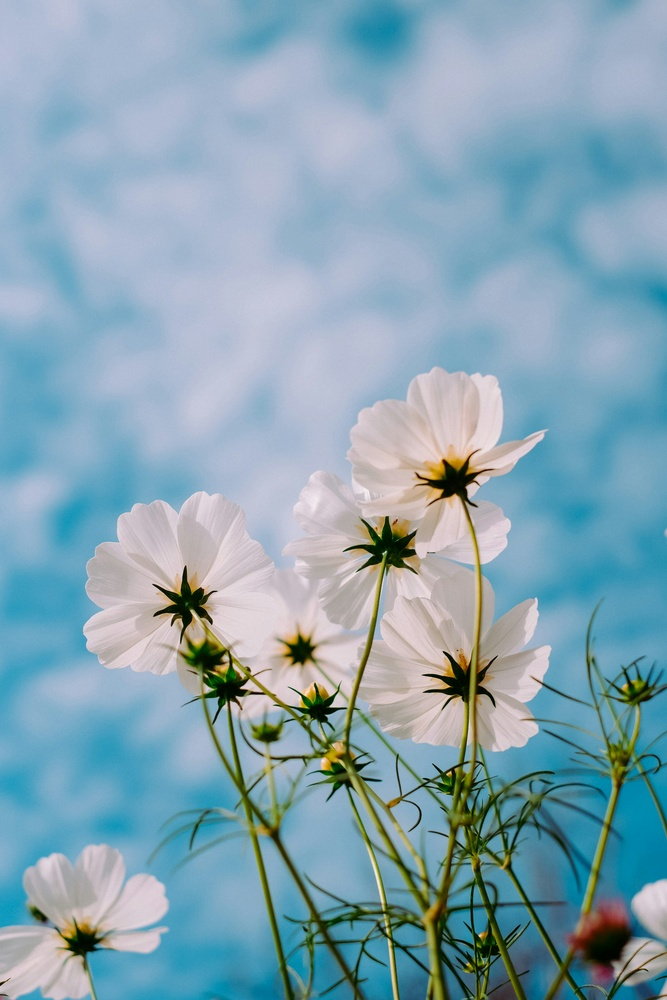
%> input picture DIP/DIP_Lab_406/Lab/353_lab_03/Lab-03_MATLAB/flower.jpeg, 667 x 1000 px, shrunk from 3000 x 4500 before the run
$ octave HistogramEqualization.m   (GNU Octave 9; MATLAB toolbox functions it lacks are replaced by stand-ins)
%> lines starting %> are read from the running program, lines starting %| are printed output that depends on the picture
% MATLAB code for histogram equalization

% Read the input image (grayscale)
input_image = imread('flower.jpeg'); % Replace 'your_image.jpg' with the actual image file
%> input_image is the input picture: size 1000x667x3 uint8; mean R, G, B 134.1, 164.7, 179.1

% Convert to grayscale if it is an RGB image
if size(input_image, 3) == 3
    input_image = rgb2gray(input_image);
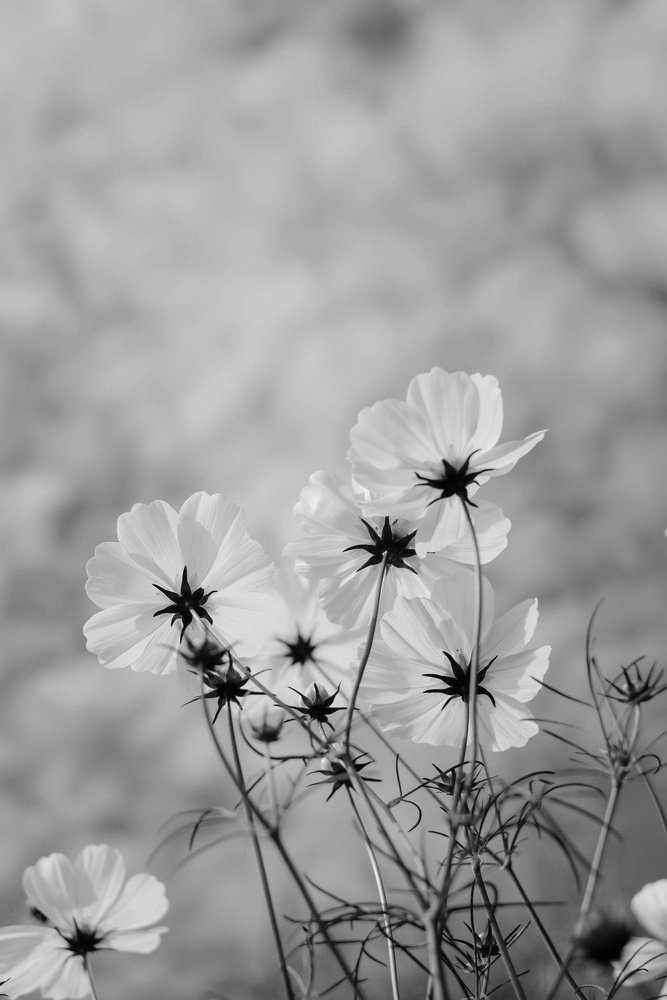
%> input_image: size 1000x667 uint8; min 1, max 243, mean 157.2
end

% Display the original image
figure;
subplot(2, 2, 1);
imshow(input_image);
title('Input Image');

% Plot the histogram of the original image
subplot(2, 2, 2);
imhist(input_image);
title('Histogram of Input Image');

% Perform histogram equalization
equalized_image = histeq(input_image);
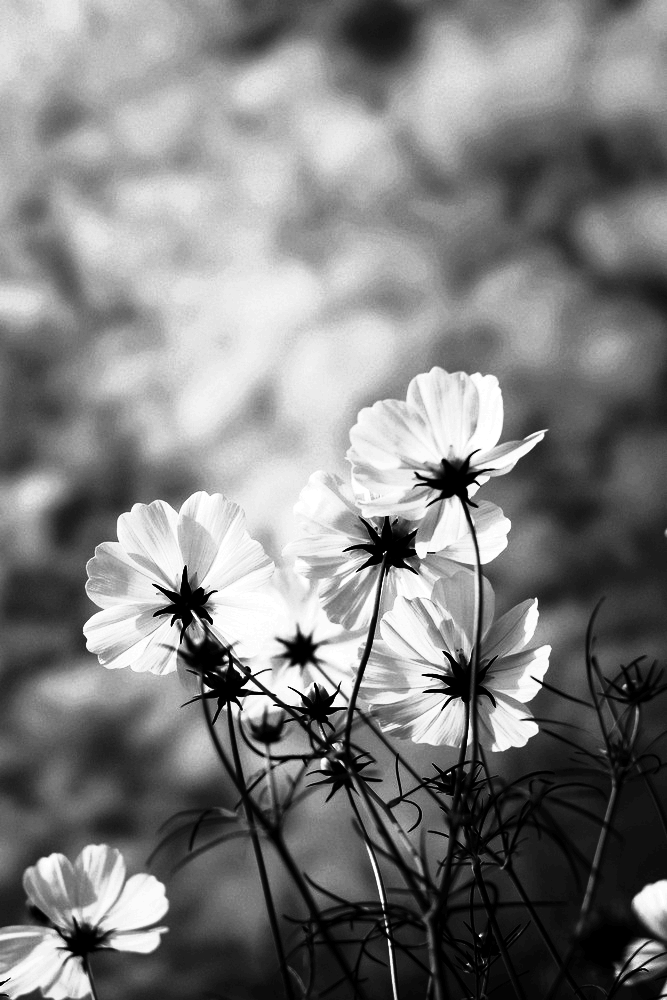
%> equalized_image: size 1000x667 uint8; min 0, max 255, mean 126.9

% Display the histogram-equalized image
subplot(2, 2, 3);
imshow(equalized_image);
title('Histogram-Equalized Image');

% Plot the histogram of the equalized image
subplot(2, 2, 4);
imhist(equalized_image);
title('Histogram of Equalized Image');
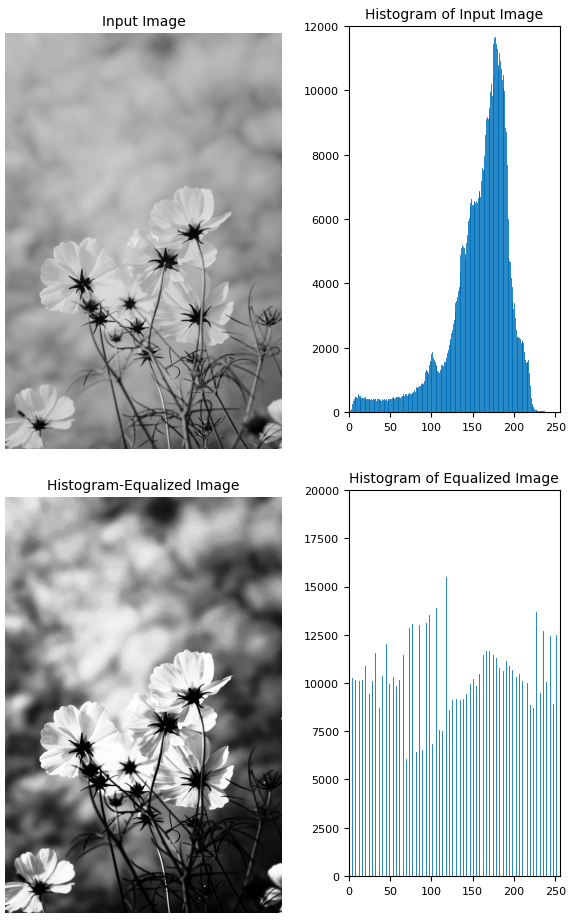
%> figure redrawn from the program's plot data, 4 panels

$ run again, with DIP/DIP_Lab_406/Lab/353_lab_03/Lab-03_MATLAB/nature.jpeg copied over DIP/DIP_Lab_406/Lab/353_lab_03/Lab-03_MATLAB/flower.jpeg
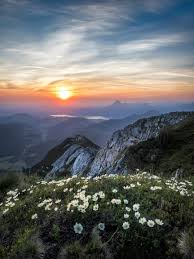
%> input picture DIP/DIP_Lab_406/Lab/353_lab_03/Lab-03_MATLAB/nature.jpeg, 194 x 259 px
%> input_image is the input picture: size 259x194x3 uint8; mean R, G, B 101.1, 103.3, 104.3
%> input_image: size 259x194 uint8
%> `equalized_image = histeq(input_image);`:
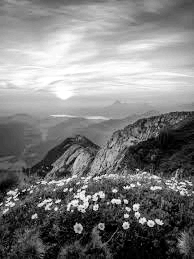
%> equalized_image: size 259x194 uint8; min 0, max 255, mean 126
%> `title('Histogram of Equalized Image');`:
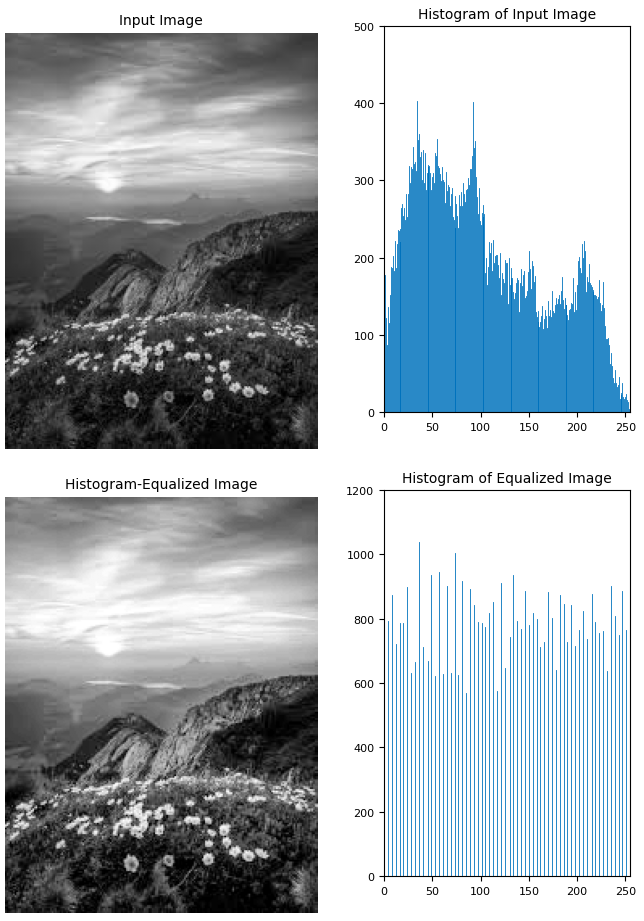
%> figure redrawn from the program's plot data, 4 panels
